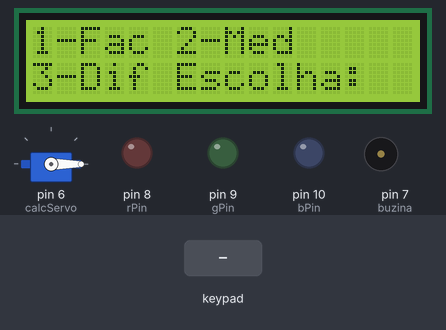
Simulated run of this sketch. Board: Arduino Mega 2560, built with avr-gcc and run on an emulated ATmega2560. Parts: servo, 16×2 character LCD, output pins drawn as LEDs (lit = HIGH), buzzer (waves = sounding). The test bench sets the inputs (shaded band). Random numbers use the default seed unless the sketch sets one.

Above: at 3.7 s.
3.8 s: keypad keys 1 4 1 5 1 6 1 7 = pressed 0.4 s apart
At 4.3 s:
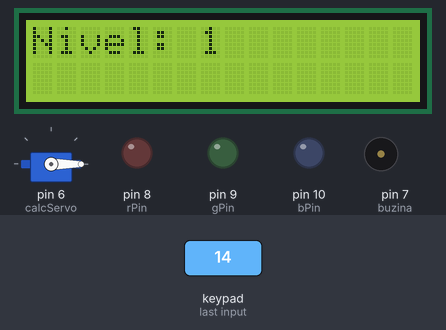
8.9 s: key '2' pressed
At 11.6 s:
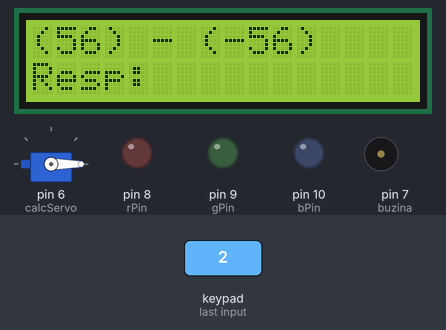
11.9 s: key '1' pressed
At 12.4 s:
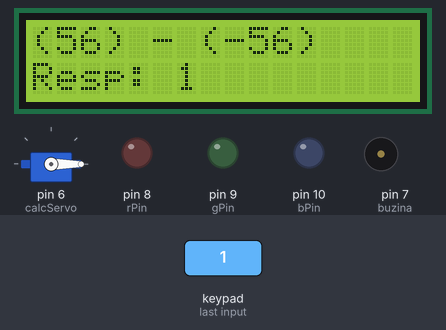
13.4 s: keypad keys 1 4 1 5 1 6 1 7 pressed 0.4 s apart
At 17.1 s:
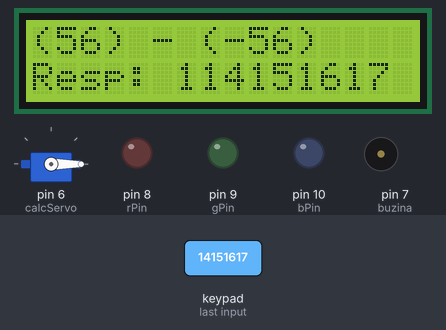
Timing chart, 0 to 18.6 s (numbered marks = the images above; inputs shaded):
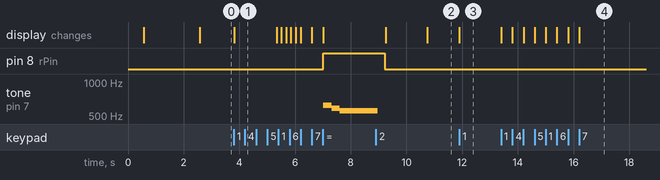

The sketch:

sketch.ino
```cpp
#include <LiquidCrystal.h>
#include <Keypad.h>
#include <Servo.h>

Servo calcServo;

int pos = 0;

const int rs = 13, en = 12, d4 = 5, d5 = 4, d6 = 3, d7 = 2;
LiquidCrystal lcd(rs, en, d4, d5, d6, d7);

const byte Linhas = 4;
const byte Colunas = 3;

char teclas[Linhas][Colunas] = {
  {'1', '2', '3'},
  {'4', '5', '6'},
  {'7', '8', '9'},
  {'-', '0', '='}
};

byte pinosLinhas[Linhas] = {14, 15, 16, 17};
byte pinosColunas[Colunas] = {18, 19, 20};

Keypad teclado = Keypad(makeKeymap(teclas), pinosLinhas, pinosColunas, Linhas, Colunas);

long a, b, x, y, trm1, trm2, resultado;
String respUser;
int operacao;
int nivelDifi;
char simbOp;

int buzina = 7;
int rPin = 8;
int gPin = 9;
int bPin = 10;

void setup() {
  Serial.begin(9600);

  pinMode(buzina, OUTPUT);
  pinMode(rPin, OUTPUT);
  pinMode(gPin, OUTPUT);
  pinMode(bPin, OUTPUT);

  calcServo.attach(6);
  calcServo.write(0);
  delay(500);
  calcServo.detach();

  lcd.begin(16, 2);
  lcd.setCursor(0, 0);
  lcd.print("  Cofreladora");
  delay(2000);
  lcd.clear();

  randomSeed(analogRead(0));
}

void loop() {

  // --- Parte da dificuldade ---
  lcd.clear();
  lcd.setCursor(0, 0);
  lcd.print("1-Fac 2-Med");
  lcd.setCursor(0, 1);
  lcd.print("3-Dif Escolha:");

  // Parte da escolha do nível de dificuldade (O número para aperta no teclado)!!
  char key = 0;
  while (key != '1' && key != '2' && key != '3') {
    key = teclado.getKey();
  }

  /* Níveis de dificuldade no caso, pega o de cima e meio que transforma em um número
    para meio que o arduino entender que quer tal dificuldade, saca!!  */
  switch (key) {
    case '1':
      nivelDifi = 1;
      break;
    case '2':
      nivelDifi = 2;
      break;
    case '3':
      nivelDifi = 3;
      break;
  }

  lcd.clear();
  lcd.print("Nivel: ");
  lcd.print(nivelDifi);
  delay(1500);

  // --- Parte das contas de cada nível ---

  bool contaValid = false;
  int opRandom;

  while (!contaValid) {
    if (nivelDifi == 1) {
      x = random(1, 10);
      y = random(1, 10);
      a = random(-9, 10);
      b = random(-9, 10);
      opRandom = random(0, 2);
    } else if (nivelDifi == 2) {
      x = random(1, 10);
      y = random(1, 10);
      a = random(-9, 10);
      b = random(-9, 10);
      opRandom = random(0, 3);
    } else {
      x = random(1, 10);
      y = random(1, 10);
      a = random(-9, 10);
      b = random(-9, 10);

      if (a == 0) {
        a = 1;
      }

      if (b == 0) {
        b = 1;
      }

      opRandom = random(0, 4);
    }

    trm1 = a * x;
    trm2 = b * y;

    if (opRandom == 3) {
      if (trm2 != 0 && trm1 % trm2 == 0) {
        contaValid = true;
      } else {
        contaValid = false;
      }
    } else {
      contaValid = true;
    }

    switch (opRandom) {
      case 0:
        simbOp = '+';
        resultado = trm1 + trm2;
        break;
      case 1:
        simbOp = '-';
        resultado = trm1 - trm2;
        break;
      case 2:
        simbOp = '*';
        resultado = trm1 * trm2;
        break;
      case 3:
        simbOp = '/';
        resultado = trm1 / trm2;
        break;
    }

    // --- Parte de exibir no Display ---

    lcd.clear();
    lcd.setCursor(0, 0);

    lcd.print("(");
    if (trm1 >= 0 && nivelDifi == 3){
      lcd.print("+");
    }
    lcd.print(trm1);
    lcd.print(") ");

    lcd.print(simbOp);

    lcd.print(" (");
    if (trm2 >= 0 && nivelDifi == 3) {
      lcd.print("+");
    }
    lcd.print(trm2);
    lcd.print(")");

    // --- Parte da pessoa responder ---

    respUser = "";
    bool resposta = false;

    lcd.setCursor(0, 1);
    lcd.print("Resp:");

    while (!resposta) {
      char key = teclado.getKey();

      if (key) {
        if (key >= '0' && key <= '9') {
          respUser += key;
          lcd.setCursor(6, 1);
          lcd.print(respUser);
        }
        else if (key == '-') {
          if (respUser.length() == 0) {
            respUser += key;
            lcd.setCursor(6, 1);
            lcd.print(respUser);
          }
        }
        else if (key == '=') {
          if (respUser.length() > 0) {
            attResp(respUser.toInt());
            resposta = true;
          }
        }
      }
    }
  }
}

void attResp(long valorUsuario) {
  lcd.clear();

  if (valorUsuario == resultado) {
    corGreen();

    lcd.setCursor(3, 0);
    lcd.print("Parabens!!");
    lcd.setCursor(2, 1);
    lcd.print("Acertou :)");

    somAcerto();
    noTone(buzina);
    delay(250);

    calcServo.attach(6);
    calcServo.write(90);
    delay(2500);
    calcServo.write(0);
    delay(2500);
    calcServo.detach();

  } else {
    corRed();

    lcd.setCursor(4, 0);
    lcd.print("Errouuu :'(");
    lcd.setCursor(0, 1);
    lcd.print("Resp: ");
    lcd.print(resultado);

    somErro();
  }
  noTone(buzina);
  delay(250);
  offLed();
  lcd.clear();
}

void offLed() {
  digitalWrite(rPin, LOW);
  digitalWrite(gPin, LOW);
  digitalWrite(bPin, LOW);
}

void corGreen() {
  digitalWrite(rPin, LOW);
  digitalWrite(gPin, 238);
  digitalWrite(bPin, LOW);
}

void corRed() {
  digitalWrite(rPin, 255);
  digitalWrite(gPin, LOW);
  digitalWrite(bPin, LOW);
}

void somAcerto() {
  tone(buzina, 523);
  delay(110);
  tone(buzina, 659);
  delay(110);
  tone(buzina, 784);
  delay(110);
  tone(buzina, 1568);
  delay(110);
}

void somErro() {
  tone(buzina, 622);
  delay(300);
  tone(buzina, 587);
  delay(300);
  tone(buzina, 554);
  delay(300);

  for (byte i = 0; i < 10; i++) {
    for (int pitch = -10; pitch <= 10; pitch++) {
      tone(buzina, 532 + pitch);
      delay(5);
    }
  }
}
```

Measured:
- after the input at 3.8 s, pin 8 (rPin): LOW → HIGH after 3.2 s; tone on pin 7 (buzina): silent → 622 Hz after 3.2 s, → 587 Hz 0.30 s later, → 554 Hz 0.30 s later; the display: changes at once (image 1)
- after the input at 11.9 s, the display: changes at once (image 3)
- after the input at 13.4 s, the display: first changes at once (image 4 shows a later state)
